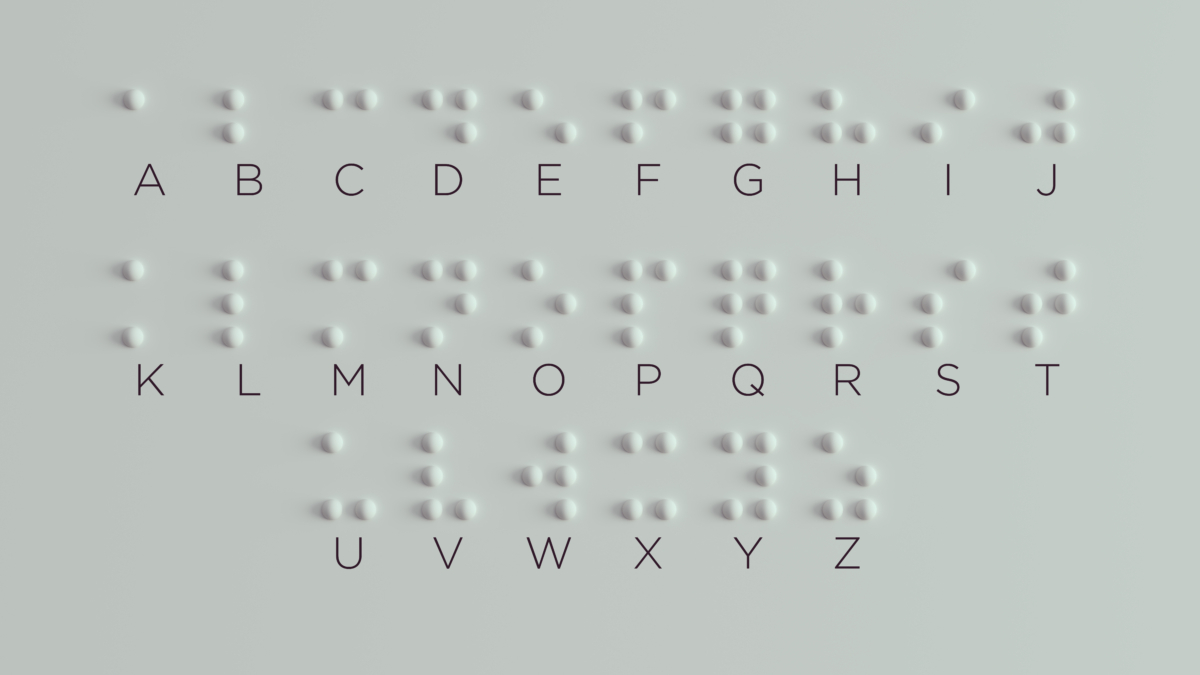
#> input picture src/AdobeStock_394223156-1200x675.jpeg, 1200 x 675 px
$ python -i 3ofkind.py   (imports and definitions only)
#> lines starting #> are read from the running program, lines starting #| are printed output that depends on the picture
#> further down, picture is the input picture: PIL image 1200x675 RGB; mean R, G, B 190.1, 196.8, 192.6
import os
import cv2
import numpy as np
from PIL import Image, ImageEnhance, ImageFilter
import random
from tqdm import tqdm

# [3 lines not run here, left out]

# Atur path input dan output
input_folder = "/home/malik/Documents/PCD/UAS/Akuisisi/braille_letters"         # Ganti dengan path folder gambar asli
output_folder = "/home/malik/Documents/PCD/UAS/Akuisisi/3ofkind_augmented"      # Ganti sesuai kebutuhan
# [1 line not run here, left out]

# Parameter: jumlah augmentasi per metode
n_augment = 10

# RandAugment-like: kombinasi 2 transformasi acak dari daftar
def randaugment_pipeline(image):
    transform_ops = [
        lambda x: x.rotate(random.randint(-20, 20)),
        lambda x: ImageEnhance.Contrast(x).enhance(random.uniform(0.5, 1.5)),
        lambda x: ImageEnhance.Brightness(x).enhance(random.uniform(0.5, 1.5)),
        lambda x: ImageEnhance.Sharpness(x).enhance(random.uniform(0.5, 2.0)),
        # lambda x: x.transpose(Image.FLIP_LEFT_RIGHT),
        lambda x: x.filter(ImageFilter.GaussianBlur(radius=random.uniform(0.5, 1.5)))
    ]
    augmented = []
    for _ in range(n_augment // 2):
        img_aug = image.copy()
        ops = random.sample(transform_ops, 2)
        for op in ops:
            img_aug = op(img_aug)
        augmented.append(img_aug)
    return augmented

# AugMix-like: mencampur hasil dari beberapa transformasi ringan
def augmix_pipeline(image):
    transform_ops = [
        lambda x: x.rotate(random.randint(-15, 15)),
        lambda x: x.filter(ImageFilter.GaussianBlur(radius=random.uniform(0.2, 0.8))),
        lambda x: ImageEnhance.Brightness(x).enhance(random.uniform(0.8, 1.2)),
        lambda x: ImageEnhance.Color(x).enhance(random.uniform(0.8, 1.2)),
    ]
    augmented = []
    for _ in range(n_augment // 3):
        img_aug = image.copy()
        img1 = transform_ops[random.randint(0, 3)](img_aug)
        img2 = transform_ops[random.randint(0, 3)](img_aug)
        img3 = transform_ops[random.randint(0, 3)](img_aug)
        mixed = Image.blend(Image.blend(img1, img2, alpha=0.5), img3, alpha=0.5)
        augmented.append(mixed)
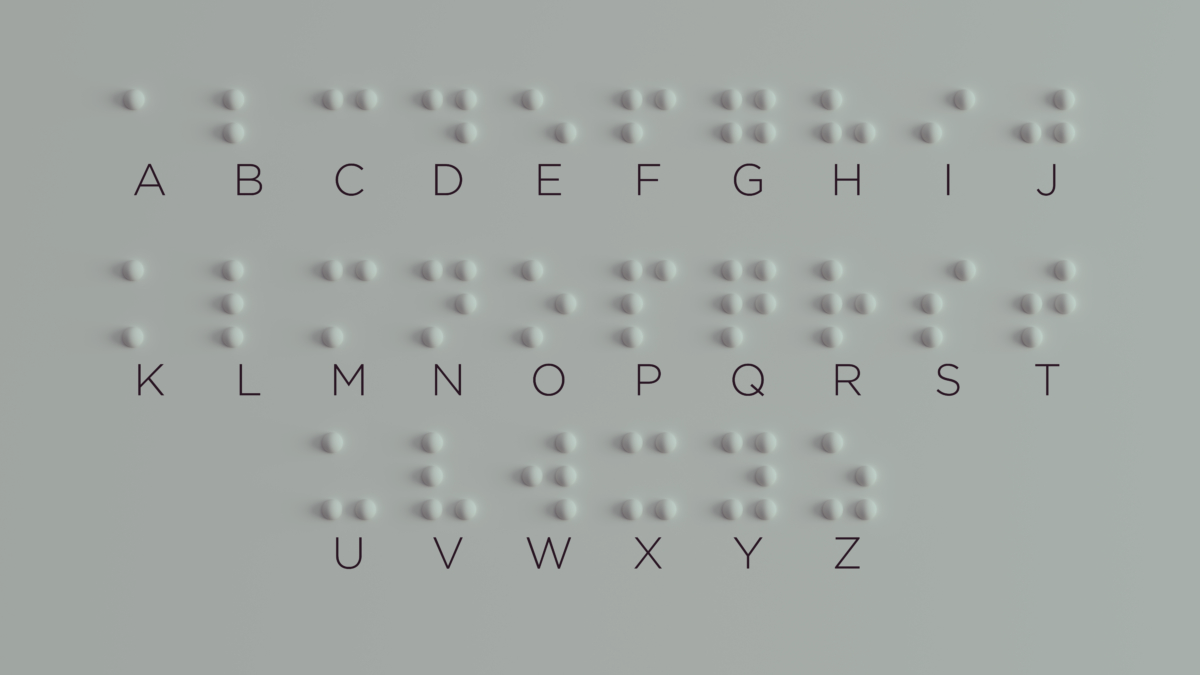
#> img1: PIL image 1200x675 RGB; mean R, G, B 162.2, 167.9, 164.4
#> after the loop, augmented = 3 items
    return augmented

# Augmentasi klasik: flipping, noise, resizing, padding
def classic_pipeline(image):
    augmented = []
    img_np = np.array(image)

    # flipped = cv2.flip(img_np, 1)
    noisy = img_np + np.random.normal(0, 10, img_np.shape).astype(np.uint8)
    resized = cv2.resize(img_np, (int(img_np.shape[1]*0.9), int(img_np.shape[0]*0.9)))
    padded = cv2.copyMakeBorder(resized, 10, 10, 10, 10, cv2.BORDER_CONSTANT, value=255)

    # augmented.append(Image.fromarray(flipped))
    augmented.append(Image.fromarray(noisy.clip(0, 255).astype(np.uint8)))
    augmented.append(Image.fromarray(padded))
    return augmented

# Loop utama: proses semua gambar
# [14 lines not run here, left out]

>>> from PIL import Image
>>> picture = Image.open('AdobeStock_394223156-1200x675.jpeg')
>>> result = augmix_pipeline(picture)
#> result = 3 items
